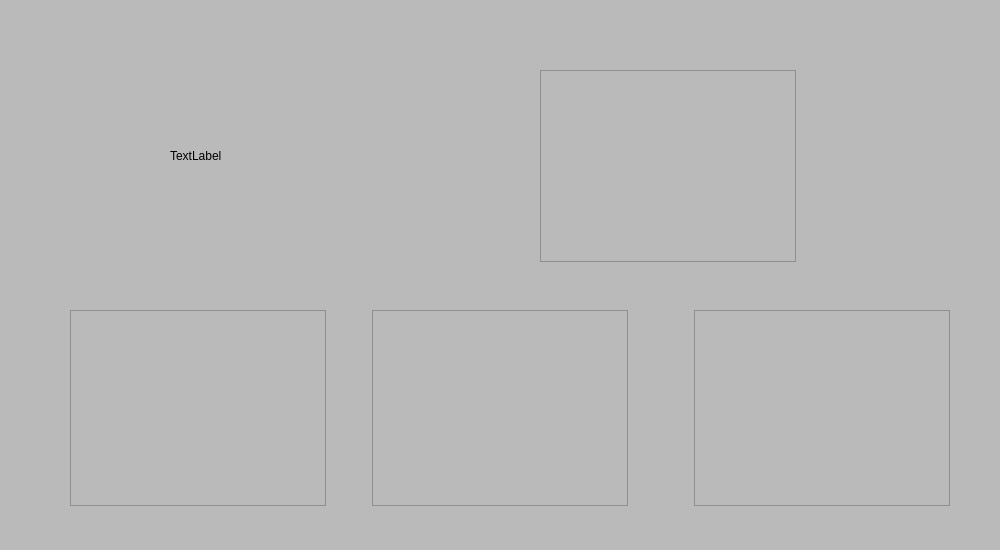
<?xml version="1.0" encoding="UTF-8"?>
<ui version="4.0">
 <class>East10</class>
 <widget class="QWidget" name="East10">
  <property name="geometry">
   <rect>
    <x>0</x>
    <y>0</y>
    <width>1000</width>
    <height>550</height>
   </rect>
  </property>
  <property name="windowTitle">
   <string>Form</string>
  </property>
  <property name="styleSheet">
   <string notr="true">QWidget {
     background-color:rgb(186, 186, 186);
}</string>
  </property>
  <widget class="QTableView" name="tableView">
   <property name="geometry">
    <rect>
     <x>540</x>
     <y>70</y>
     <width>256</width>
     <height>192</height>
    </rect>
   </property>
  </widget>
  <widget class="QWidget" name="layoutWidget">
   <property name="geometry">
    <rect>
     <x>70</x>
     <y>310</y>
     <width>880</width>
     <height>196</height>
    </rect>
   </property>
   <layout class="QHBoxLayout" name="horizontalLayout_2">
    <item>
     <layout class="QHBoxLayout" name="horizontalLayout">
      <item>
       <widget class="QTableView" name="tableView_2"/>
      </item>
      <item>
       <spacer name="horizontalSpacer">
        <property name="orientation">
         <enum>Qt::Horizontal</enum>
        </property>
        <property name="sizeHint" stdset="0">
         <size>
          <width>40</width>
          <height>20</height>
         </size>
        </property>
       </spacer>
      </item>
      <item>
       <widget class="QListView" name="listView"/>
      </item>
     </layout>
    </item>
    <item>
     <spacer name="horizontalSpacer_2">
      <property name="orientation">
       <enum>Qt::Horizontal</enum>
      </property>
      <property name="sizeHint" stdset="0">
       <size>
        <width>40</width>
        <height>20</height>
       </size>
      </property>
     </spacer>
    </item>
    <item>
     <widget class="QTableView" name="tableView_3"/>
    </item>
   </layout>
  </widget>
  <widget class="QLabel" name="img10">
   <property name="geometry">
    <rect>
     <x>170</x>
     <y>90</y>
     <width>161</width>
     <height>131</height>
    </rect>
   </property>
   <property name="text">
    <string>TextLabel</string>
   </property>
  </widget>
 </widget>
 <resources/>
 <connections/>
</ui>
